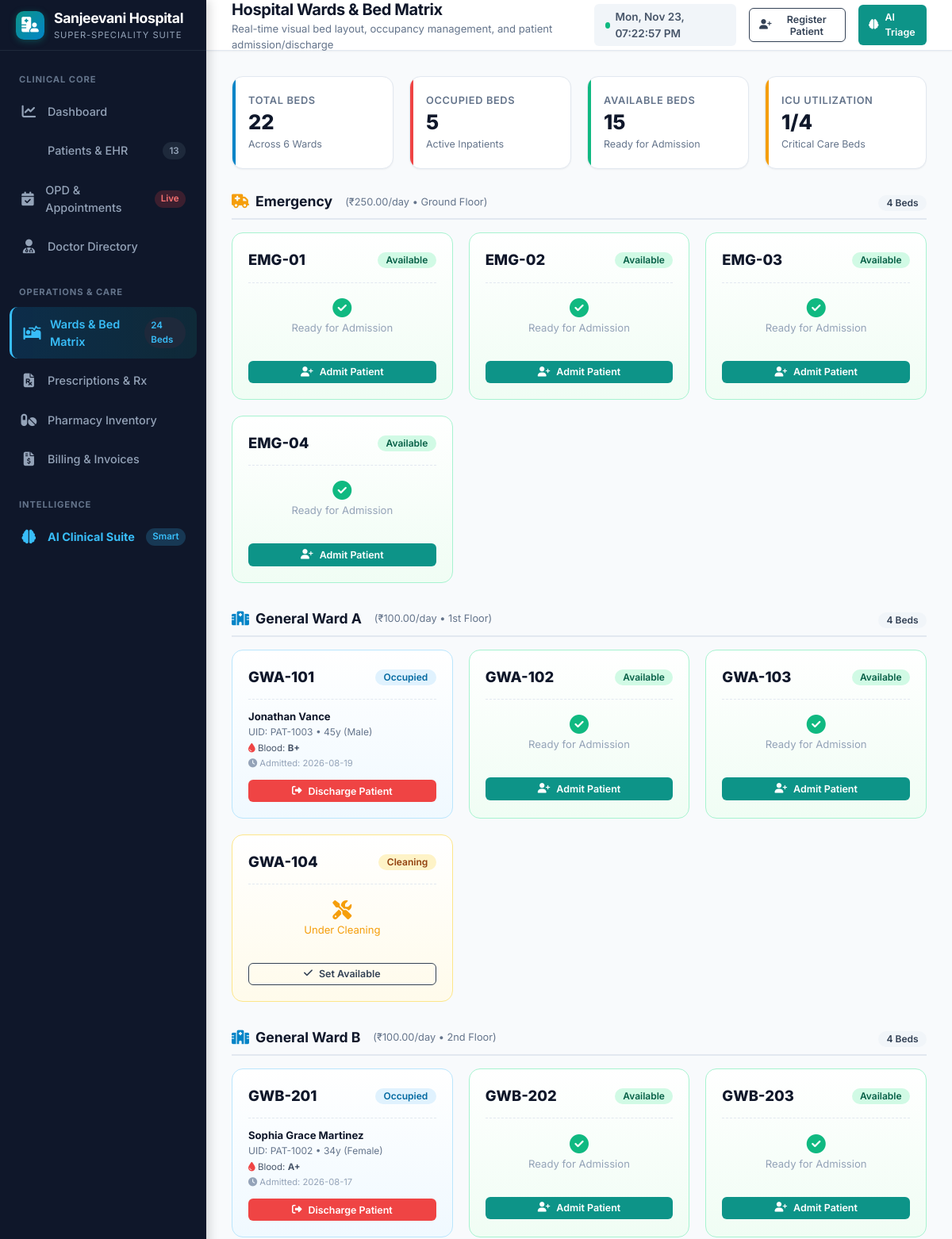
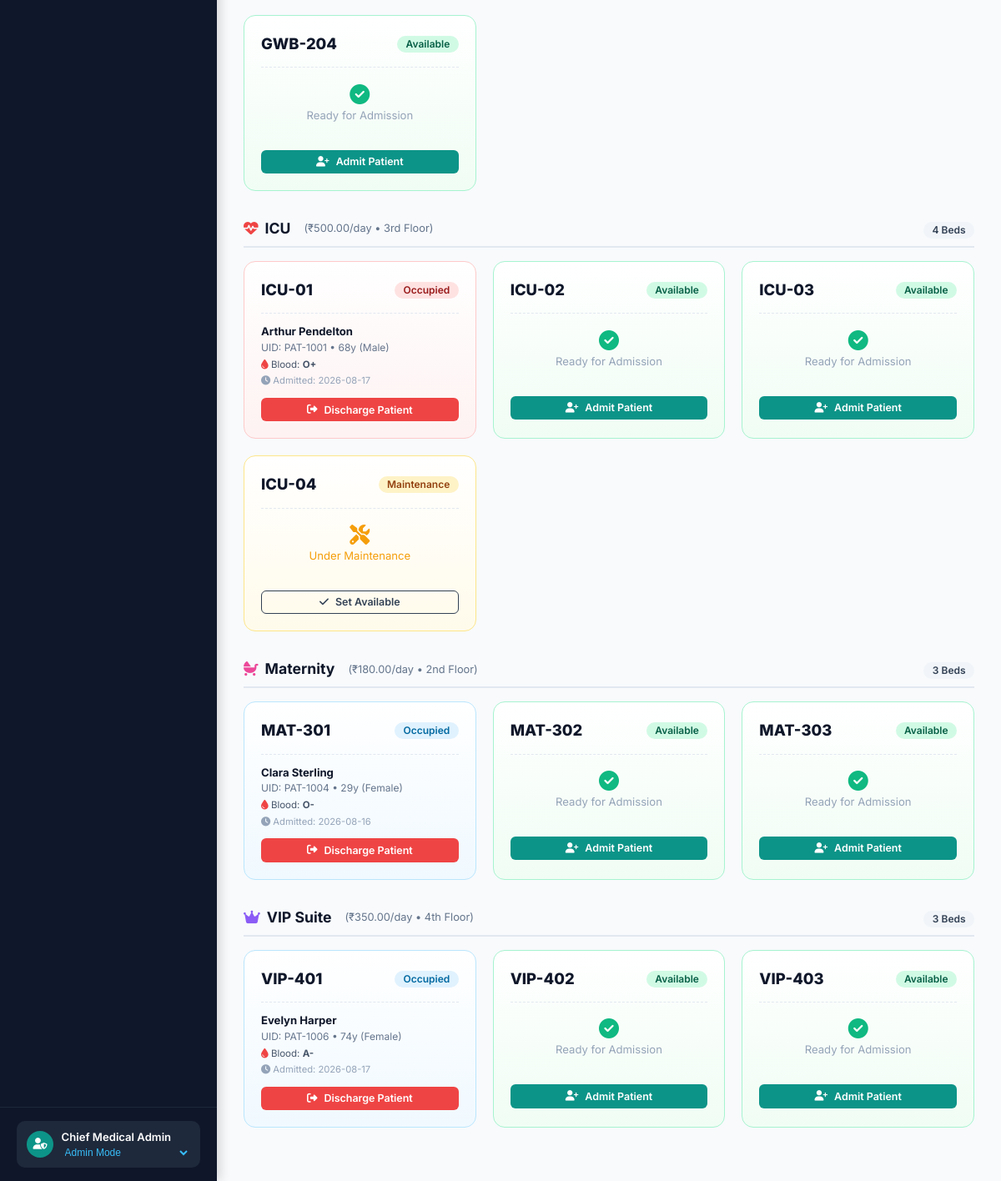
Before: /beds with the older database file (2 pictures, top to bottom).
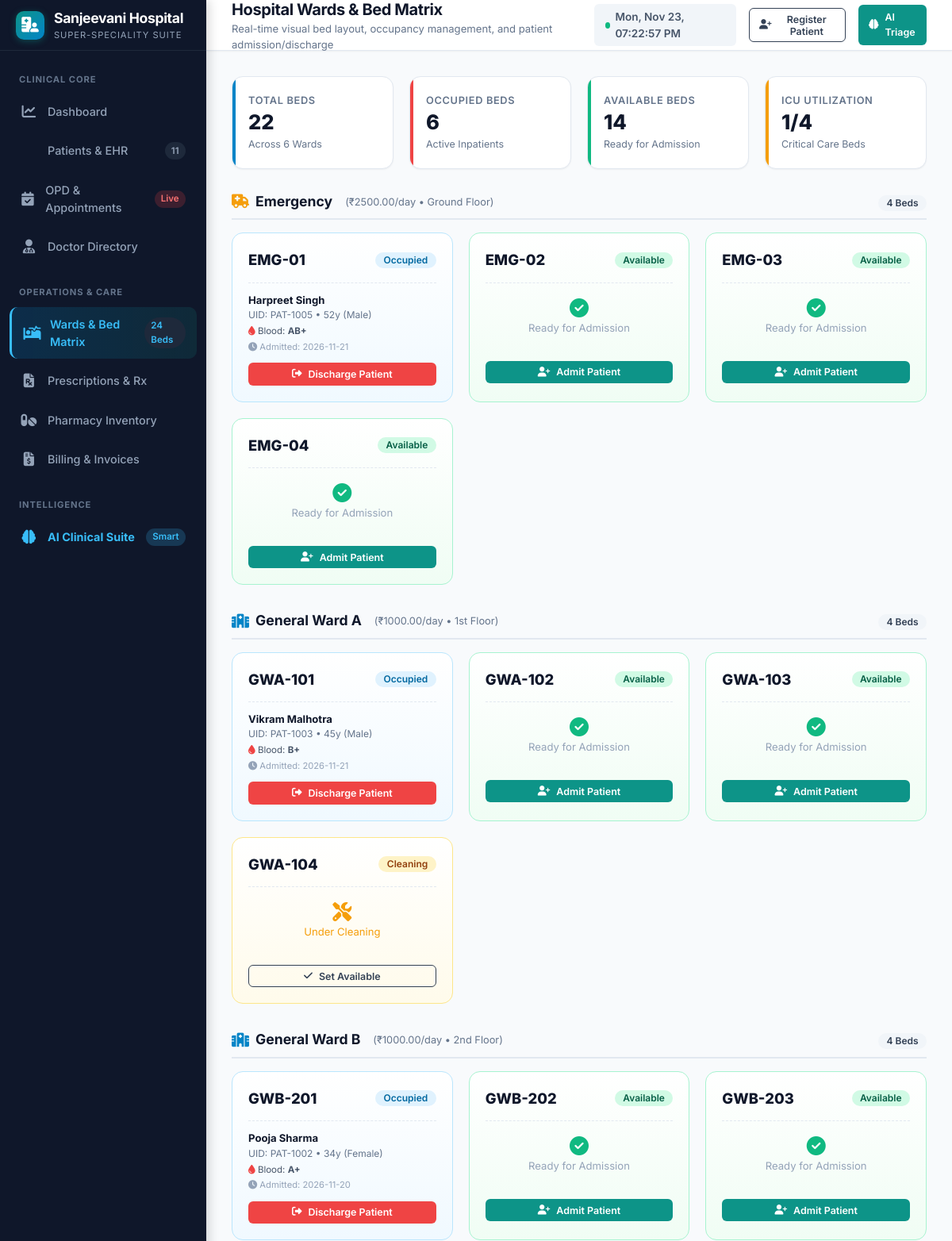
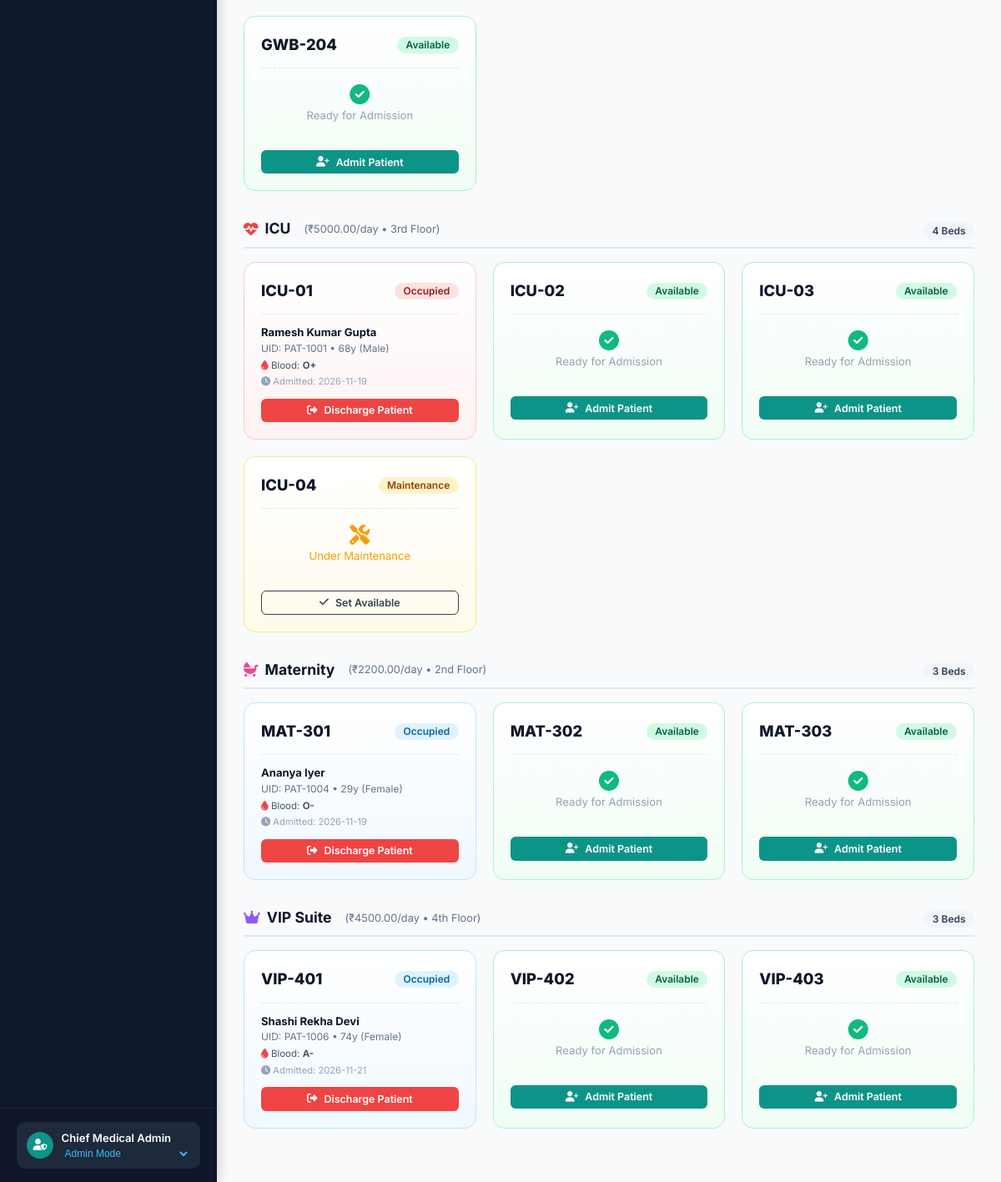
After: the same page with the newer database file (2 pictures, top to bottom).
### tables this page shows
CREATE TABLE beds (
        id INTEGER PRIMARY KEY AUTOINCREMENT,
        bed_number TEXT UNIQUE NOT NULL,
        ward TEXT NOT NULL, -- 'ICU', 'Emergency', 'General Ward A', 'General Ward B', 'Maternity', 'VIP Suite'
        floor TEXT,
        daily_rate REAL NOT NULL,
        status TEXT DEFAULT 'Available', -- 'Available', 'Occupied', 'Maintenance', 'Cleaning'
        patient_id INTEGER,
        admitted_at TIMESTAMP,
        FOREIGN KEY (patient_id) REFERENCES patients(id) ON DELETE SET NULL
    );

CREATE TABLE patients (
        id INTEGER PRIMARY KEY AUTOINCREMENT,
        patient_uid TEXT UNIQUE NOT NULL,
        name TEXT NOT NULL,
        age INTEGER NOT NULL,
        gender TEXT NOT NULL,
        blood_group TEXT,
        phone TEXT,
        email TEXT,
        address TEXT,
        emergency_contact_name TEXT,
        emergency_contact_phone TEXT,
        allergies TEXT,
        chronic_conditions TEXT,
        admission_status TEXT DEFAULT 'Outpatient', -- 'Outpatient', 'Admitted', 'Discharged', 'Emergency'
        bed_id INTEGER,
        created_at TIMESTAMP DEFAULT CURRENT_TIMESTAMP,
        FOREIGN KEY (bed_id) REFERENCES beds(id) ON DELETE SET NULL
    );

### app.py (the view)
@app.get("/beds", response_class=HTMLResponse)
async def beds_page(request: Request, ward: Optional[str] = None):
    beds = get_all_beds(ward_filter=ward or "")
    wards = {}
    for b in beds:
        w = b["ward"]
        if w not in wards:
            wards[w] = []
        wards[w].append(b)
    occupied_count = sum(1 for b in beds if b["status"] == "Occupied")
    available_count = sum(1 for b in beds if b["status"] == "Available")
    icu_total = sum(1 for b in beds if b["ward"] == "ICU")
    icu_occupied = sum(1 for b in beds if b["ward"] == "ICU" and b["status"] == "Occupied")
    all_p = get_all_patients()
    outpatients = [p for p in all_p if p["admission_status"] != "Admitted"]
    metrics = get_dashboard_metrics()
    return templates.TemplateResponse(
        request=request,
        name="beds.html",
        context={
            "active_page": "beds",
            "beds": beds,
            "wards": wards,
            "occupied_count": occupied_count,
            "available_count": available_count,
            "icu_total": icu_total,
            "icu_occupied": icu_occupied,
            "outpatient_list": outpatients,
            "total_patients": metrics["total_patients"]
        }
    )

### templates/beds.html (shortened to what the changed rows need)
{% extends "base.html" %}
{% block page_title %}Hospital Wards & Bed Matrix{% endblock %}
{% block content %}
<div class="stats-grid" style="grid-template-columns: repeat(auto-fit, minmax(200px, 1fr));">
    <div class="stat-card red">
        <div class="stat-content">
            <div class="stat-label">Occupied Beds</div>
            <div class="stat-value">{{ occupied_count }}</div>
            <div class="stat-sub">Active Inpatients</div>
        </div>
    </div>
    <div class="stat-card green">
        <div class="stat-content">
            <div class="stat-label">Available Beds</div>
            <div class="stat-value">{{ available_count }}</div>
            <div class="stat-sub">Ready for Admission</div>
        </div>
    </div>
</div>
{% for ward_name, ward_beds in wards.items() %}
<div class="ward-section">
    <div class="ward-header">
        <div class="ward-title">
            {% if 'ICU' in ward_name %}
            <i class="fas fa-heartbeat" style="color:var(--danger);"></i>
            {% elif 'Emergency' in ward_name %}
            <i class="fas fa-ambulance" style="color:#f59e0b;"></i>
            {% elif 'VIP' in ward_name %}
            <i class="fas fa-crown" style="color:#8b5cf6;"></i>
            {% elif 'Maternity' in ward_name %}
            <i class="fas fa-baby-carriage" style="color:#ec4899;"></i>
            {% else %}
            <i class="fas fa-hospital-alt" style="color:var(--primary);"></i>
            {% endif %}
            <span>{{ ward_name }}</span>
            <span style="font-size:0.8rem; font-weight:normal; color:var(--slate-500); margin-left:8px;">
                (₹{{ "%.2f"|format(ward_beds[0].daily_rate) }}/day • {{ ward_beds[0].floor }})
            </span>
        </div>
        <div>
            <span class="badge badge-slate">{{ ward_beds|length }} Beds</span>
        </div>
    </div>
    <div class="beds-grid">
        {% for b in ward_beds %}
        <div class="bed-card {% if b.status == 'Available' %}available{% elif b.status == 'Occupied' %}{% if 'ICU' in ward_name %}icu-occupied{% else %}occupied{% endif %}{% else %}maintenance{% endif %}">
            <div class="bed-top">
                <div class="bed-number">{{ b.bed_number }}</div>
                <span class="badge {% if b.status == 'Available' %}badge-success{% elif b.status == 'Occupied' %}{% if 'ICU' in ward_name %}badge-danger{% else %}badge-primary{% endif %}{% else %}badge-warning{% endif %}">
                    {{ b.status }}
                </span>
            </div>
            {% if b.status == 'Occupied' and b.patient_name %}
            <div class="bed-patient-info">
                <div style="font-weight:700; color:var(--slate-900);">{{ b.patient_name }}</div>
                <div style="font-size:0.75rem; color:var(--slate-500);">
                    UID: {{ b.patient_uid }} • {{ b.patient_age }}y ({{ b.patient_gender }})
                </div>
                <div style="font-size:0.72rem; color:var(--slate-600); margin-top:3px;">
                    <i class="fas fa-tint" style="color:var(--danger);"></i> Blood: <strong>{{ b.patient_blood_group or 'N/A' }}</strong>
                </div>
                {% if b.admitted_at %}
                <div style="font-size:0.7rem; color:var(--slate-400); margin-top:2px;">
                    <i class="fas fa-clock"></i> Admitted: {{ b.admitted_at[:10] }}
                </div>
                {% endif %}
            </div>
            <div style="margin-top:0.75rem; display:flex; justify-content:space-between; align-items:center;">
                <button class="btn btn-danger btn-sm" style="width:100%;" onclick="dischargePatient({{ b.patient_id }})">
                    <i class="fas fa-sign-out-alt"></i> Discharge Patient
                </button>
            </div>
            {% elif b.status == 'Available' %}
            <div class="bed-patient-info" style="color:var(--slate-400); text-align:center; padding:1.2rem 0;">
                <i class="fas fa-check-circle" style="color:var(--success); font-size:1.5rem; margin-bottom:4px; display:block;"></i>
                Ready for Admission
            </div>
            <button class="btn btn-teal btn-sm" style="width:100%;" onclick="openAdmitModal({{ b.id }}, '{{ b.bed_number }}', '{{ b.ward }}')">
                <i class="fas fa-user-plus"></i> Admit Patient
            </button>
            {% else %}
            <div class="bed-patient-info" style="color:var(--warning); text-align:center; padding:1.2rem 0;">
                <i class="fas fa-tools" style="font-size:1.5rem; margin-bottom:4px; display:block;"></i>
                Under {{ b.status }}
            </div>
            <button class="btn btn-outline btn-sm" style="width:100%;" onclick="updateBedStatus({{ b.id }}, 'Available')">
                <i class="fas fa-check"></i> Set Available
            </button>
            {% endif %}
        </div>
        {% endfor %}
    </div>
</div>
{% endfor %}
{% endblock %}

Changed rows visible on the page:
changed beds "EMG-01": daily_rate "250.00" → "2500.00"; status "Available" → "Occupied"; patient_name (not shown) → "Harpreet Singh"; patient_uid (not shown) → "PAT-1005"; patient_age (not shown) → "52"; patient_gender (not shown) → "Male"; blood_group (not shown) → "AB+"; admitted_at (not shown) → "2026-11-21"; patient_id empty → 5 (drawn); status "Ready for Admission Admit Patient" → "UID: • y ( ) Blood: Admitted: Discharge Patient"
changed beds "GWA-101": daily_rate "100.00" → "1000.00"; patient_name "Jonathan Vance" → "Vikram Malhotra"; admitted_at "2026-08-19" → "2026-11-21"
changed beds "GWB-201": daily_rate "100.00" → "1000.00"; patient_name "Sophia Grace Martinez" → "Pooja Sharma"; admitted_at "2026-08-17" → "2026-11-20"
changed beds "ICU-01": daily_rate "500.00" → "5000.00"; patient_name "Arthur Pendelton" → "Ramesh Kumar Gupta"; admitted_at "2026-08-17" → "2026-11-19"
changed beds "MAT-301": daily_rate "180.00" → "2200.00"; patient_name "Clara Sterling" → "Ananya Iyer"; admitted_at "2026-08-16" → "2026-11-19"
changed beds "VIP-401": daily_rate "350.00" → "4500.00"; patient_name "Evelyn Harper" → "Shashi Rekha Devi"; admitted_at "2026-08-17" → "2026-11-21"
Other visible differences:
{{ total_patients if total_patients is not none else 0 }}: "13" → "11"
{{ occupied_count }}: "5" → "6"
{{ available_count }}: "15" → "14"
